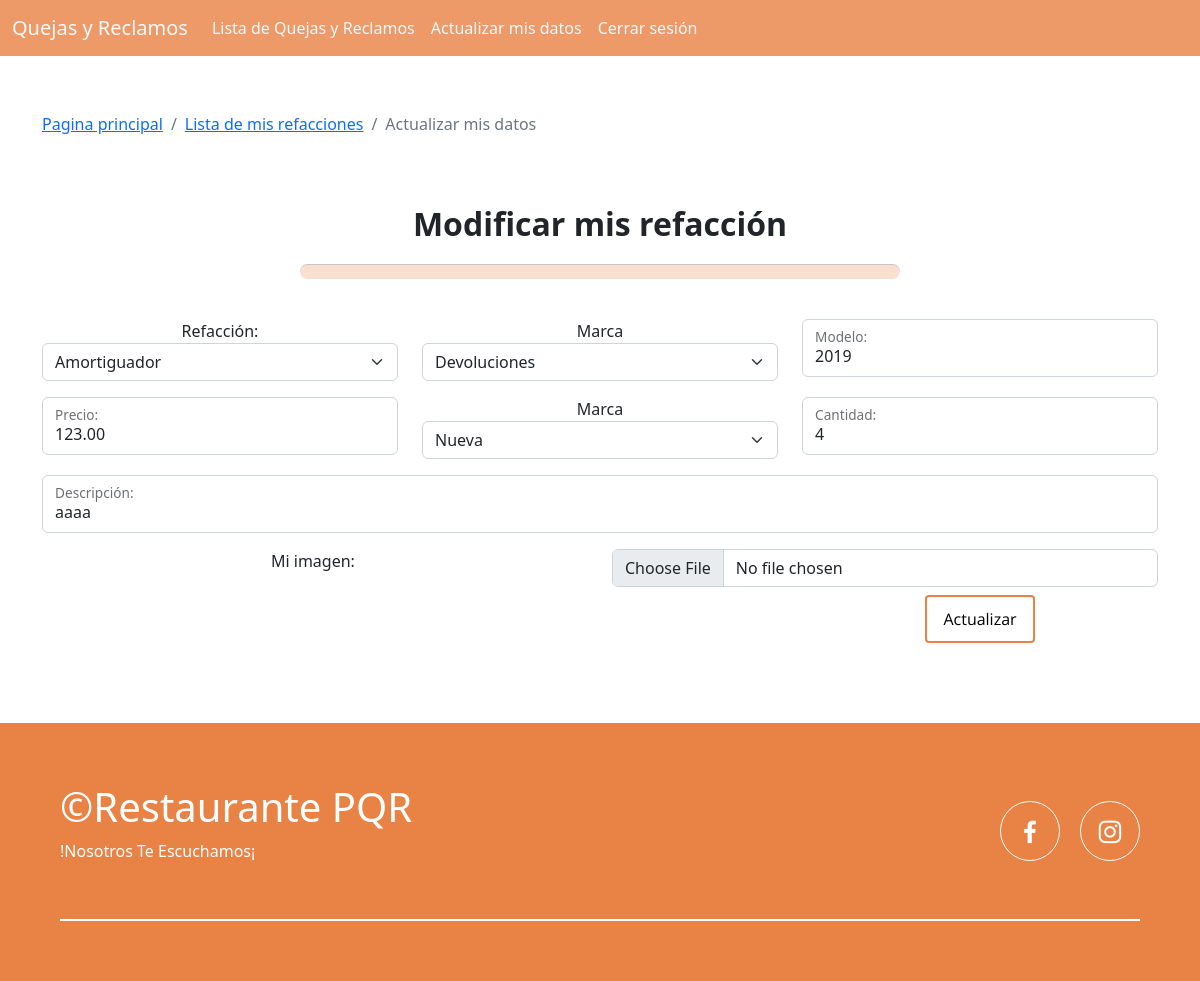
The app's page /vendedorActualizarRefaccion.php?id_refaccion=1 (signed in) with its own data.
### tables this page shows
CREATE TABLE `refacciones` (
  `id_refaccion` int(11) NOT NULL,
  `id_marca` int(11) NOT NULL,
  `modelo` varchar(5) NOT NULL,
  `precio` decimal(10,2) NOT NULL,
  `descripcion` varchar(200) NOT NULL,
  `imagen` varchar(255) NOT NULL,
  `estatus` varchar(30) NOT NULL,
  `cantidad` int(11) NOT NULL,
  `id_categoria` int(11) NOT NULL,
  `id_vendedor` int(11) NOT NULL
);

CREATE TABLE `categorias` (
  `id_categoria` int(11) NOT NULL,
  `nombreC` varchar(50) NOT NULL
);

CREATE TABLE `marcas` (
  `id_marca` int(11) NOT NULL,
  `nombreM` varchar(35) NOT NULL
);

### vendedorActualizarRefaccion.php (the view, shortened to what this page needs)
<?php
    require('conexion.php');
    $id_vendedor = $_SESSION['id_vendedor'];
    $id_refaccion = $_GET['id_refaccion'];
    $consultaV = "SELECT `refacciones`.`id_refaccion`, `marcas`.`nombreM`, `categorias`.`nombreC`, `refacciones`.*, `vendedores`.`telefono`
                    FROM `refacciones`
                        LEFT JOIN `marcas` ON `refacciones`.`id_marca` = `marcas`.`id_marca`
                        LEFT JOIN `categorias` ON `refacciones`.`id_categoria` = `categorias`.`id_categoria`
                        LEFT JOIN `vendedores` ON `refacciones`.`id_vendedor` = `vendedores`.`id_vendedor`
                    WHERE `refacciones`.`id_refaccion` = '$id_refaccion' AND `refacciones`.`id_vendedor` = '$id_vendedor';";
    $resultadoV = mysqli_query($conectado,$consultaV);
    while ($row1 = mysqli_fetch_assoc($resultadoV)) {
        $id_categoria = $row1['id_categoria'];
        $nombreC = $row1['nombreC'];
        $id_marca = $row1['id_marca'];
        $nombreM = $row1['nombreM'];
    }
    $consultaM = "SELECT * FROM `marcas`;";
    $resultadoM = mysqli_query($conectado,$consultaM);
?>
<!DOCTYPE html>
<html lang="es">
<head>
    <link rel="stylesheet" href="css/estilos.css">
    <link href='https://unpkg.com/boxicons@2.1.4/css/boxicons.min.css' rel='stylesheet'>
    <link rel="stylesheet" href="https://cdn.jsdelivr.net/npm/bootstrap-icons@1.10.5/font/bootstrap-icons.css">
    <link href="https://cdn.jsdelivr.net/npm/bootstrap@5.2.3/dist/css/bootstrap.min.css" rel="stylesheet"
>
</head>
<body>
    <?php include('fragmentos/menuVendedor.php');?>
    <main>
        <div class="container breadDetalles">
            <nav aria-label="breadcrumb">
                <ol class="breadcrumb">
                    <li class="breadcrumb-item"><a href="cerrarsesion.php">Pagina principal</a></li>
                    <li class="breadcrumb-item"><a href="CtrlRefacciones.php">Lista de mis refacciones</a></li>
                    <li class="breadcrumb-item active" aria-current="page">Actualizar mis datos</li>
                </ol>
            </nav>
        </div>
        <br><br>
        <section>
            <div class="container">
                <div class="d-flex justify-content-center">
                    <span class="fw-bold fs-2">Modificar mis refacción</span>
                </div>
            </div>
            <hr class="container w-50">
            <br>
            <form action="BDCatalogoVendedor.php" method="post" enctype="multipart/form-data">
                <div class="container text-center">
                    <div class="row">
                        <div class="col">
                            <div class="mb-3">
                                <label for="title">Refacción:</label>
                                <select name="categoria" id="categoria" class="form-select">
                                    <option value="<?php echo $id_categoria; ?>"><?php echo $nombreC; ?>
                                    </option>
                                </select>
                            </div>
                        </div>
                        <div class="col">
                            <div class="mb-3">
                                <label for="title">Marca</label>
                                <select name="marca" id="marca" class="form-select">
                                <option value="<?php echo $id_marca; ?>"><?php echo $nombreM; ?>
                                    <?php
                                        while ($row3 = mysqli_fetch_assoc($resultadoM)) {
                                    ?>
                                    <option value="<?php echo $row3 ["id_marca"]; ?>"><?php echo $row3 ["nombreM"]; ?>
                                    </option>
                                    <?php
                                        }
                                    ?>
                                </select>
                            </div>
                        </div>
                        <?php
                            $resultadoT = mysqli_query($conectado,$consultaV);
                            while ($row = mysqli_fetch_assoc($resultadoT)) {
                        ?>
                        <div class="col">
                            <div class="form-floating mb-3">
                                <input type="number" class="form-control" id="floatingInput" name="modelo"
                                    placeholder="example@example.com" value="<?php echo $row ['modelo'];?>">
                                <label for="floatingInput">Modelo:</label>
                            </div>
                        </div>
                    </div>
                    <div class="row">
                        <div class="col">
                            <div class="form-floating mb-3">
                                <input type="number" class="form-control" id="precio" name="precio" placeholder="xxxxxxxx"
                                    value="<?php echo $row ['precio'];?>">
                                <label for="floatingInput">Precio:</label>
                            </div>
                        </div>
                        <div class="col">
                            <div class="mb-3">
                                <label for="title">Marca</label>
                                <select name="estatus" id="estatus" class="form-select">
                                <option value="<?php echo $row ['estatus'];?>"><?php echo $row ['estatus'];?>
                                <option value="Nueva">Nueva
                                </select>
                            </div>
                        </div>
                        <div class="col">
                            <div class="form-floating mb-3">
                                <input type="text" class="form-control" id="cantidad" name="cantidad"
                                    placeholder="xxxxxxxx" value="<?php echo $row ['cantidad'];?>">
                                <label for="floatingInput">Cantidad:</label>
                            </div>
                        </div>
                    </div>
                    <div class="row">
                        <div class="col">
                            <div class="form-floating mb-3">
                                <input type="textarea" class="form-control" id="descripcion" name="descripcion" maxlength="190"
                                    placeholder="xxxxxxxx" value="<?php echo $row ['descripcion'];?>">
                                <label for="floatingInput">Descripción:</label>
                            </div>
                        </div>
                    </div>
                    <div class="row">
                        <div class="col">
                            <label for="floatingInput">Mi imagen:</label>
                        </div>
                        <div class="col">
                            <input class="form-control" type="file" id="formFile" name="foto">
                        </div>
                    </div>
                    <?php
                        }
                    ?>
                    <div class="row">
                        <div class="col">
                        </div>
                        <div class="col">
                        </div>
                        <div class="col">
                            <button type="submit" class="btn" id="btnbuscadorA" onclick="validarRefaccion(event)">Actualizar</button>
                        </div>
                    </div>
                </div>
            </form>
        </section>
        <br><br><br>
    </main>
    <?php include('fragmentos/footer.php'); ?>
</body>
</html>

### css/estilos.css (style rules this page uses)
* { margin: 0; padding: 0; box-sizing: border-box; }
.breadDetalles { margin-top: 7rem; }
:root { scroll-behavior: smooth; }
body { font-family: 'Open Sans', sans-serif; }
#btnbuscadorA { font-family: 'Open Sans', sans-serif; background-color: #ffffff; color: black; padding: 10px 16px; margin: 8px 0; border: 2px #e98245; border-style: solid; border-radius: 4px; cursor: pointer; font-size: medium; }
hr { height: 15px; background-color: #e98245; color: #e98245; border-radius: 20px; }

### records on screen
refacciones: categoria "Amortiguador", marca "Devoluciones", modelo "2019", precio "123.00", estatus "Nueva", cantidad "4", descripcion "aaaa"
